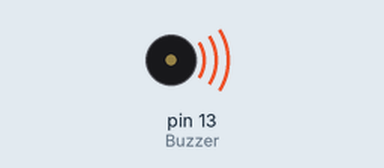
Recording of a sketch running on a simulated Arduino Uno, built with avr-gcc and run on an emulated ATmega328P. Parts: buzzer (waves = sounding, pin HIGH).

Above: at 0.5 s.
Timing chart, 0 to 4.6 s (numbered marks = the images above):
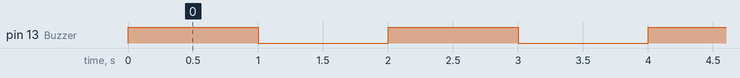

Measured:
- by itself, pin 13 (Buzzer): alternates HIGH for 1.0 s and LOW for 1.0 s

The sketch:

Blink.ino
```cpp
/*
  Reffer arduino pin mapping on fbv 2560 pdf
  For more details visit https://www.youtube.com/watch?v=uA5H5LBLHbQ&t=195s
 */

// Pin 34 has an BUZZER connected on FireBird v 2560 robot.
// give it a name:
int Buzzer = 13;

// the setup routine runs once when you press reset:
void setup() {
  // initialize the digital pin as an output.
  pinMode(Buzzer, OUTPUT);
}

// the loop routine runs over and over again forever:
void loop() {
  digitalWrite(Buzzer, HIGH);   // turn the LED on (HIGH is the voltage level)
  delay(1000);               // wait for a second
  digitalWrite(Buzzer, LOW);    // turn the LED off by making the voltage LOW
  delay(1000);               // wait for a second
}
```
